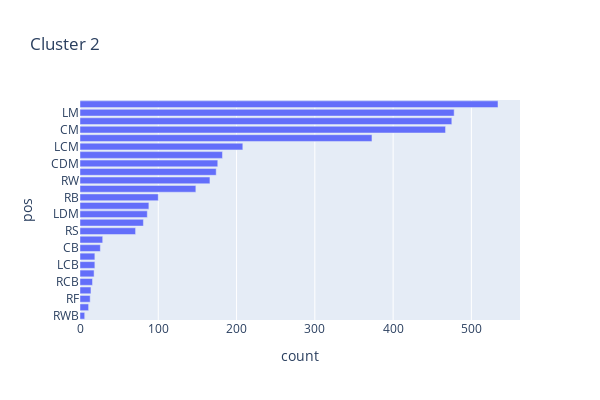

Notebook code cell kept with this figure:
### Code cell
print("Cluster 3")
pos=list()
count=list()
for j in clusts[2]:
    pos.append(j)
    count.append(clusts[2][j])
    #making a pandas df to store this
d = pd.DataFrame()
d['pos'] = pos
d['count'] = count
d = d.sort_values(by=['count'])
fig = px.bar(d, x="count", y="pos",title="Cluster "+str(2),width=600,height=400)
fig.show()

### Figure 1 — Plotly figure (JSON) as saved in the notebook; plotly's stock layout.template omitted (floating-point values rounded to 4 significant figures)
{"data": [{"alignmentgroup": "True", "hovertemplate": "count=%{x}<br>pos=%{y}<extra></extra>", "legendgroup": "", "marker": {"color": "#636efa"}, "name": "", "offsetgroup": "", "orientation": "h", "showlegend": false, "textposition": "auto", "type": "bar", "x": [6, 11, 13, 14, 16, 18, 19, 19, 26, 29, 71, 81, 86, 88, 100, 148, 166, 174, 176, 182, 208, 373, 467, 475, 478, 534], "xaxis": "x", "y": ["RWB", "LF", "RF", "LWB", "RCB", "LAM", "LCB", "RAM", "CB", "CF", "RS", "LS", "LDM", "RDM", "RB", "LB", "RW", "LW", "CDM", "RCM", "LCM", "ST", "CM", "RM", "LM", "CAM"], "yaxis": "y"}], "layout": {"barmode": "relative", "height": 400, "legend": {"tracegroupgap": 0}, "title": {"text": "Cluster 2"}, "width": 600, "xaxis": {"anchor": "y", "domain": [0, 1], "title": {"text": "count"}}, "yaxis": {"anchor": "x", "domain": [0, 1], "title": {"text": "pos"}}}}
